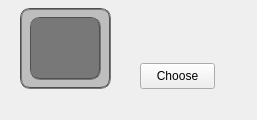
  <widget class="QDockWidget" name="dockWidget">
   <property name="minimumSize">
    <size>
     <width>257</width>
     <height>120</height>
    </size>
   </property>
   <property name="maximumSize">
    <size>
     <width>257</width>
     <height>120</height>
    </size>
   </property>
   <property name="focusPolicy">
    <enum>Qt::NoFocus</enum>
   </property>
   <property name="layoutDirection">
    <enum>Qt::LeftToRight</enum>
   </property>
   <property name="autoFillBackground">
    <bool>true</bool>
   </property>
   <property name="floating">
    <bool>false</bool>
   </property>
   <property name="features">
    <set>QDockWidget::NoDockWidgetFeatures</set>
   </property>
   <property name="allowedAreas">
    <set>Qt::RightDockWidgetArea</set>
   </property>
   <property name="windowTitle">
    <string>Particle Texture</string>
   </property>
   <attribute name="dockWidgetArea">
    <number>2</number>
   </attribute>
   <widget class="QWidget" name="dockWidgetContents_3">
    <widget class="QWidget" name="widget" native="true">
     <property name="geometry">
      <rect>
       <x>20</x>
       <y>8</y>
       <width>91</width>
       <height>81</height>
      </rect>
     </property>
     <property name="styleSheet">
      <string notr="true">background-color: rgb(190,190,190);
border-radius: 10px;
border-width: 2px;
border-style: groove;
border-color:rgb(80,80,80)</string>
     </property>
     <widget class="QLabel" name="label_86">
      <property name="geometry">
       <rect>
        <x>10</x>
        <y>9</y>
        <width>71</width>
        <height>63</height>
       </rect>
      </property>
      <property name="styleSheet">
       <string notr="true">background-color: rgb(120,120,120)</string>
      </property>
      <property name="frameShape">
       <enum>QFrame::NoFrame</enum>
      </property>
      <property name="text">
       <string/>
      </property>
      <property name="alignment">
       <set>Qt::AlignCenter</set>
      </property>
     </widget>
    </widget>
    <widget class="QPushButton" name="choose_texture">
     <property name="geometry">
      <rect>
       <x>140</x>
       <y>63</y>
       <width>75</width>
       <height>26</height>
      </rect>
     </property>
     <property name="styleSheet">
      <string notr="true"/>
     </property>
     <property name="text">
      <string>Choose</string>
     </property>
    </widget>
   </widget>
  </widget>
